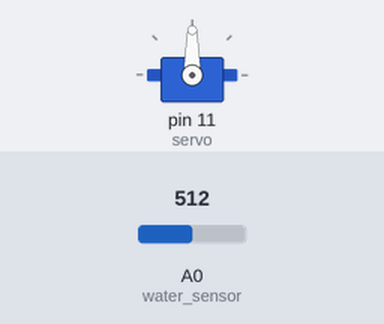
Recording of a sketch running on a simulated Arduino Uno, built with avr-gcc and run on an emulated ATmega328P. Shown: servo. The inputs (shaded band) are chosen by the test bench; at power-on: A0 (water_sensor) = 512. What the sketch prints to the serial monitor is not drawn.

Above: at 0.1 s.
At 3.8 s:
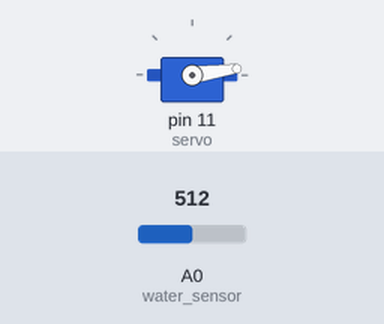
At 8.0 s:
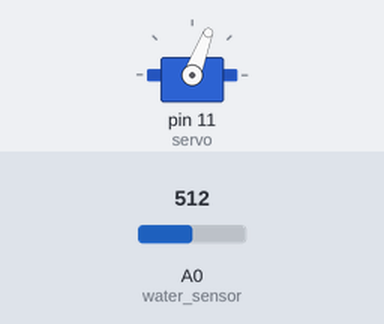
At 15.8 s:
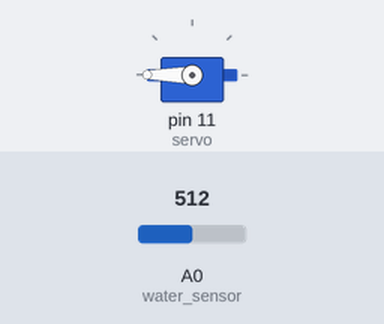
Timing chart, 0 to 17.3 s (numbered marks = the images above):
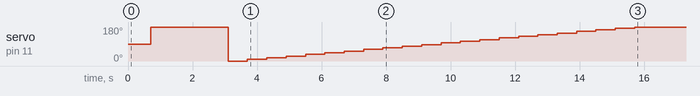

Measured:
- by itself, servo on pin 11 (servo): 90° → 180° at 0.70 s, → 0° 2.4 s later, → 8° 0.60 s later, → 17° 0.60 s later, … (23 changes in this stretch)

The sketch:

7.auto_rain_sensor_360.ino
```cpp
#include<Servo.h>

Servo servo;

int water_sensor = A0; // 수위센서 아날로그 입력 핀
int sensor_val; // 수위 센서 값

int value = 0; // 서보모터 조절 변수

void setup() {
  // put your setup code here, to run once:

  servo.attach(11);

  Serial.begin(9600);  // 수위 센서의 동작 상태를 확인하기 위해 시리얼 통신을 설정(전송속도 9600bps)
}

void loop() {
  // put your main code here, to run repeatedly:

  sensor_val = analogRead(water_sensor); // 센서의 아날로그 값 읽어오기

  Serial.print(sensor_val);   // 측정된 수위를 시리얼 모니터에 출력합니다.

  delay(100); //  0.1초 대기

  //if(sensor_val > 400) // 센서 값이 400 이상이라면
  {
    value += 90; // value 값 30 증가
    servo.write(value); // value 값 각도로 회전
    delay(500);
   // if(value >= 180) // value가 180도 이상 이면 0으로 초기화
    {
   //   value = 0;
    }
  }
 // else
  {
   // value = 0;
  }
}
```
